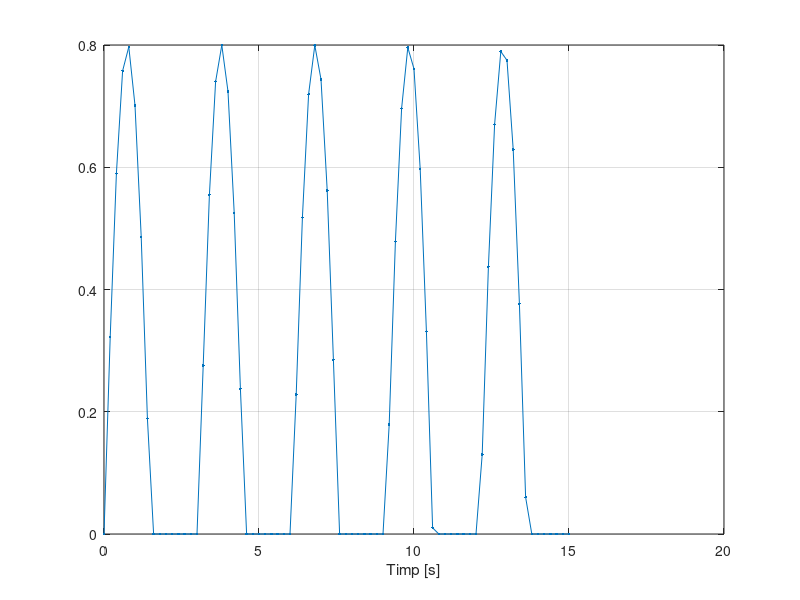

Here is the MATLAB script that generated this plot:
F = 0.33;
amplitudine = 0.8;
max_t = 15;
rez_t = 0.2;

t = 0:rez_t:max_t;
s = amplitudine*sin(2*pi*F*t);

contor=1;
while contor <= max_t/rez_t + 1
    if s(contor) < 0
        s(contor) = 0;
    end
    
    contor=contor+1;
end

plot(t,s,'.-'),xlabel('Timp [s]'),grid